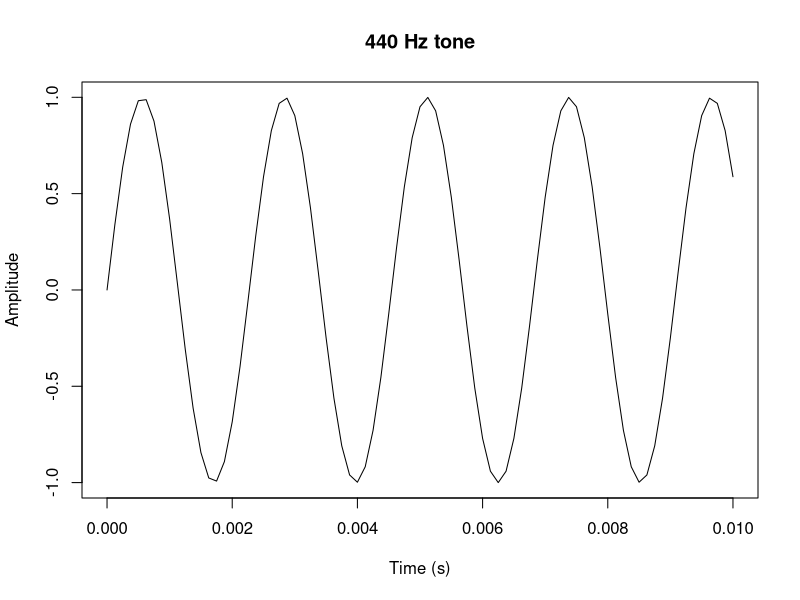
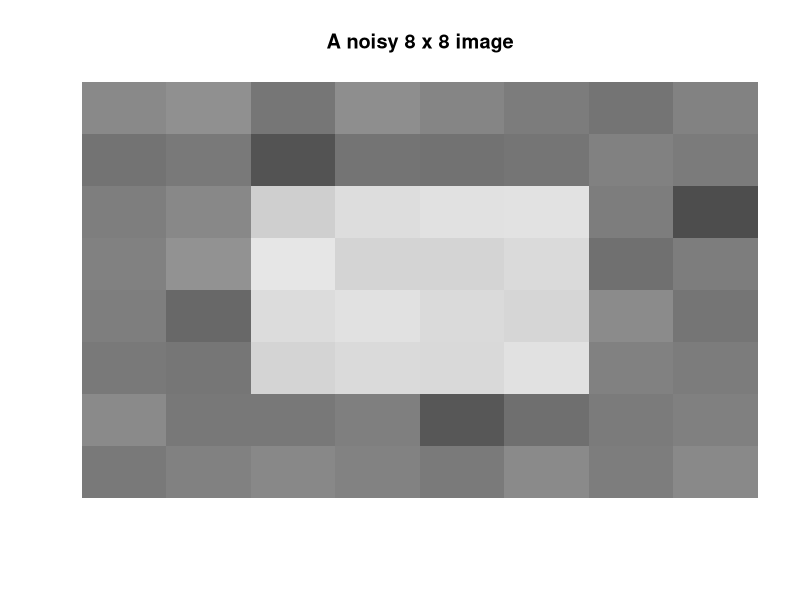

Write the R code that produced these figures, in order.
## ---- chunk 1
knitr::opts_chunk$set(echo = TRUE, message = FALSE, warning = FALSE, fig.width = 7, fig.height = 4.5)
set.seed(42)
## ---- chunk 2
review <- c("The delivery was fast and the packaging was good",
            "Packaging was poor and delivery was slow",
            "Good price and fast delivery")

tokens <- strsplit(tolower(review), "[^a-z]+")
words  <- unlist(tokens)
sort(table(words), decreasing = TRUE)        # word frequencies (a bag of words)
## ---- chunk 3
positive <- c("good", "fast")
negative <- c("poor", "slow")
score <- sapply(tokens, function(w) sum(w %in% positive) - sum(w %in% negative))
data.frame(review = review, sentiment = score)
## ---- chunk 4
fs   <- 8000                                  # samples per second
t    <- seq(0, 0.01, by = 1 / fs)             # 10 milliseconds
wave <- sin(2 * pi * 440 * t)                 # a 440 Hz tone (musical note A4)

plot(t, wave, type = "l", xlab = "Time (s)", ylab = "Amplitude", main = "440 Hz tone")
length(wave)                                   # number of samples in 10 ms
## ---- chunk 5
img <- matrix(0, 8, 8)
img[3:6, 3:6] <- 255                           # a bright square
img <- img + matrix(rnorm(64, 0, 20), 8, 8)    # add noise
image(t(img[8:1, ]), col = gray.colors(256), axes = FALSE, main = "A noisy 8 x 8 image")

mean(img > 128)                                 # share of bright pixels
## ---- chunk 6
frames <- lapply(1:5, function(i) { m <- matrix(0, 8, 8); m[3:6, i:(i + 1)] <- 255; m })
sapply(frames, mean)                            # average brightness per frame

# Motion: the difference between consecutive frames is non-zero where something moved
moved <- sapply(2:5, function(i) sum(frames[[i]] != frames[[i - 1]]))
moved
## ---- chunk 7
# 1. A coin lands heads 118 times in 200 tosses: is it fair?
binom.test(118, 200)

# 2. Regression of score on hours
hours <- c(2, 4, 6, 8); score <- c(50, 60, 75, 85)
fit <- lm(score ~ hours)
coef(fit)
predict(fit, data.frame(hours = 5))

# 3. Basket measures: 500 baskets, 100 rice, 80 oil, 60 both
n <- 500; rice <- 100; oil <- 80; both <- 60
c(support = both / n, confidence = both / rice, lift = (both / rice) / (oil / n))
